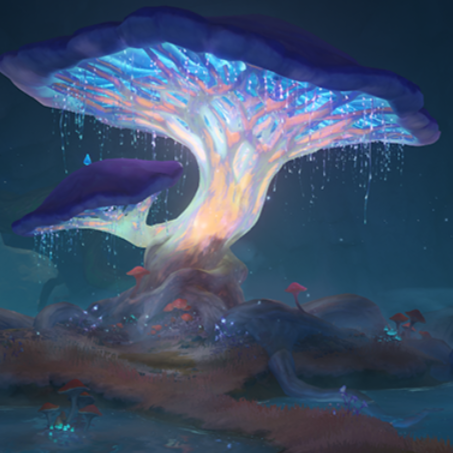
#> input picture SourceImage/Jamur.jpg, 453 x 453 px, found by its file name
$ jupyter execute 'Praktikum7.2_Gray Level Slicing.ipynb'
#> lines starting #> are read from the running program, lines starting #| are printed output that depends on the picture; after the words box and inside, x2 and y2 are one past the last pixel; in counts of white or black regions, pixels touching at a corner belong together
[cell 1]
#NAMA : JIHAD NATRA SITUMORANG
#NIM  : 1207070061
#KELAS: TSEB
#=============================================================================================================

# Praktikum 7.2 - Gray Level Slicing

#Import Library
import cv2
import numpy as np
from skimage import data
import matplotlib.pyplot as plt

#Gray Level Slice
img = cv2.imread('D:\Belajar Python\Praktikum 7\SourceImage\Jamur.jpg',cv2.IMREAD_GRAYSCALE)
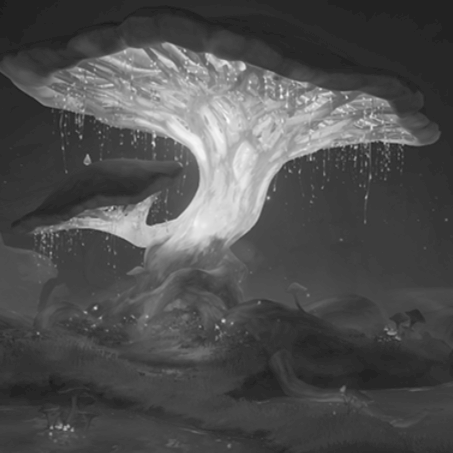
#> img: shape (453, 453); min 28, max 251, mean 79.3

row, column = img.shape
#> row = 453; column = 453

img1 = np.zeros((row,column),dtype = 'uint8')


min_range = 10
max_range = 60


for i in range(row):
    for j in range(column):
        if img[i,j]>min_range and img[i,j]<max_range:
            img1[i,j] = 255
        else:
            img1[i,j] = 0
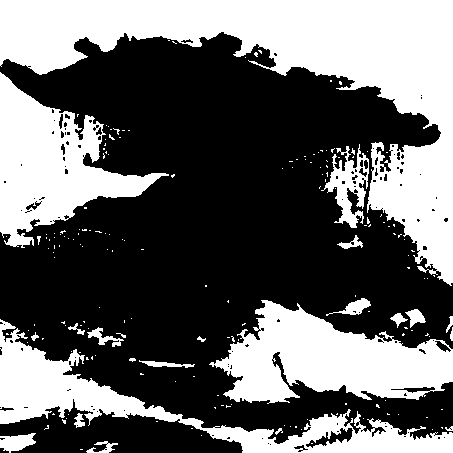
#> img1: shape (453, 453); 40% white; 184 white regions (161 under 20 px), largest, box (x1, y1, x2, y2) and area: (0, 0, 453, 286) 38213, (209, 300, 453, 404) 14261, (0, 319, 453, 453) 12639

#Plot Image
fig, axes = plt.subplots(2, 2, figsize=(12, 12))
ax = axes.ravel()

ax[0].imshow(img, cmap=plt.cm.gray)
ax[0].set_title("Citra Input")#memasang judul pada plot
ax[1].hist(img.ravel(), bins=256)
ax[1].set_title('Histogram Input')#memasang judul pada plot

ax[2].imshow(img1, cmap=plt.cm.gray)
ax[2].set_title("Citra Output")#memasang judul pada plot
ax[3].hist(img1.ravel(), bins=256)
ax[3].set_title('Histogram Output')#memasang judul pada plot
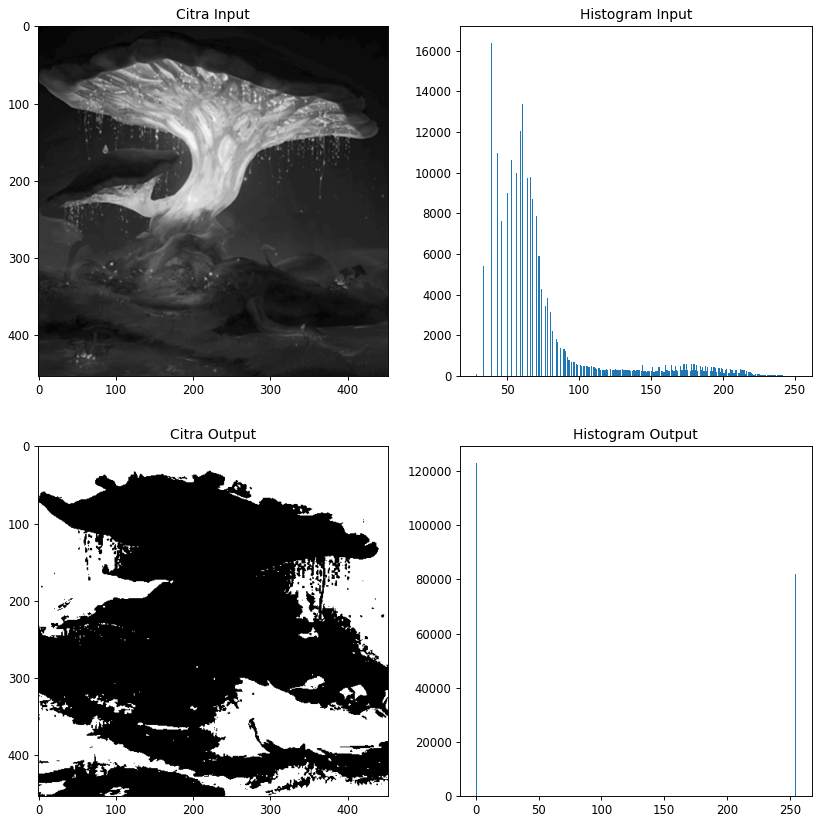
#> figure drawn by matplotlib, 4 panels; panel 2: tallest bar 16391 high, from x = 38.45 to 39.32; panel 4: tallest bar 123140 high, from x = 0 to 0.996

$ run again, with SourceImage/Kocheng.jpg copied over SourceImage/Jamur.jpg
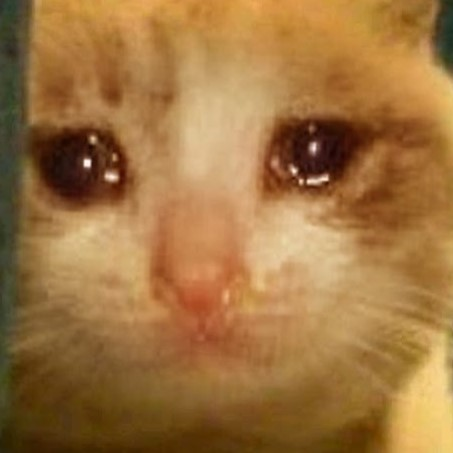
#> input picture SourceImage/Kocheng.jpg, 453 x 453 px, found by its file name
#> after the loop `for i in range(row):`:
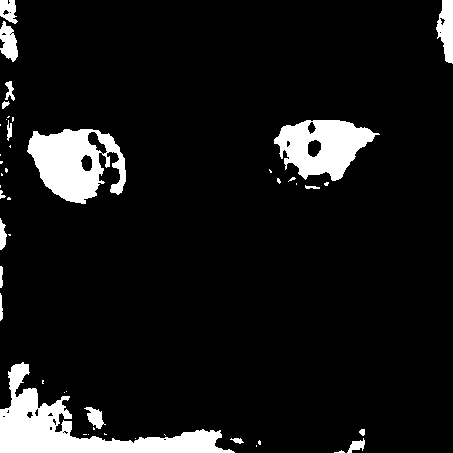
#> img1: shape (453, 453); 8.6% white; 47 white regions (29 under 20 px), largest, box (x1, y1, x2, y2) and area: (0, 362, 235, 453) 6477, (27, 129, 126, 204) 4587, (274, 120, 380, 181) 3813
#> `[cell 1] #NAMA : JIHAD NATRA SITUMORANG #NIM  : 1207070061 #KELAS: TSE..`:
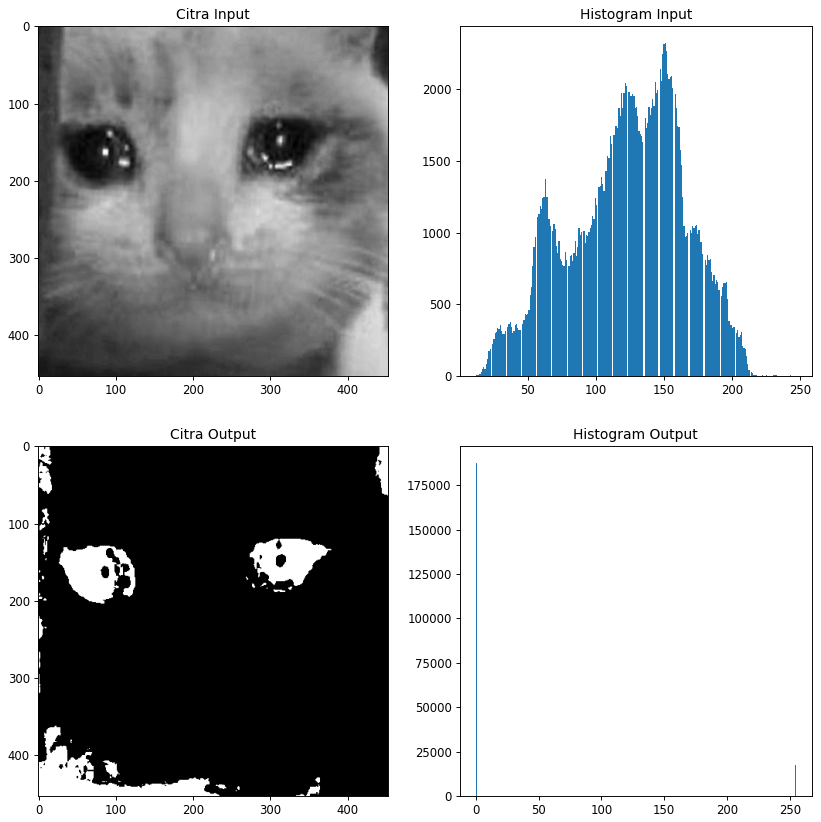
#> figure drawn by matplotlib, 4 panels; panel 2: tallest bar 2324 high, from x = 150.6 to 151.5; panel 4: tallest bar 187641 high, from x = 0 to 0.996
